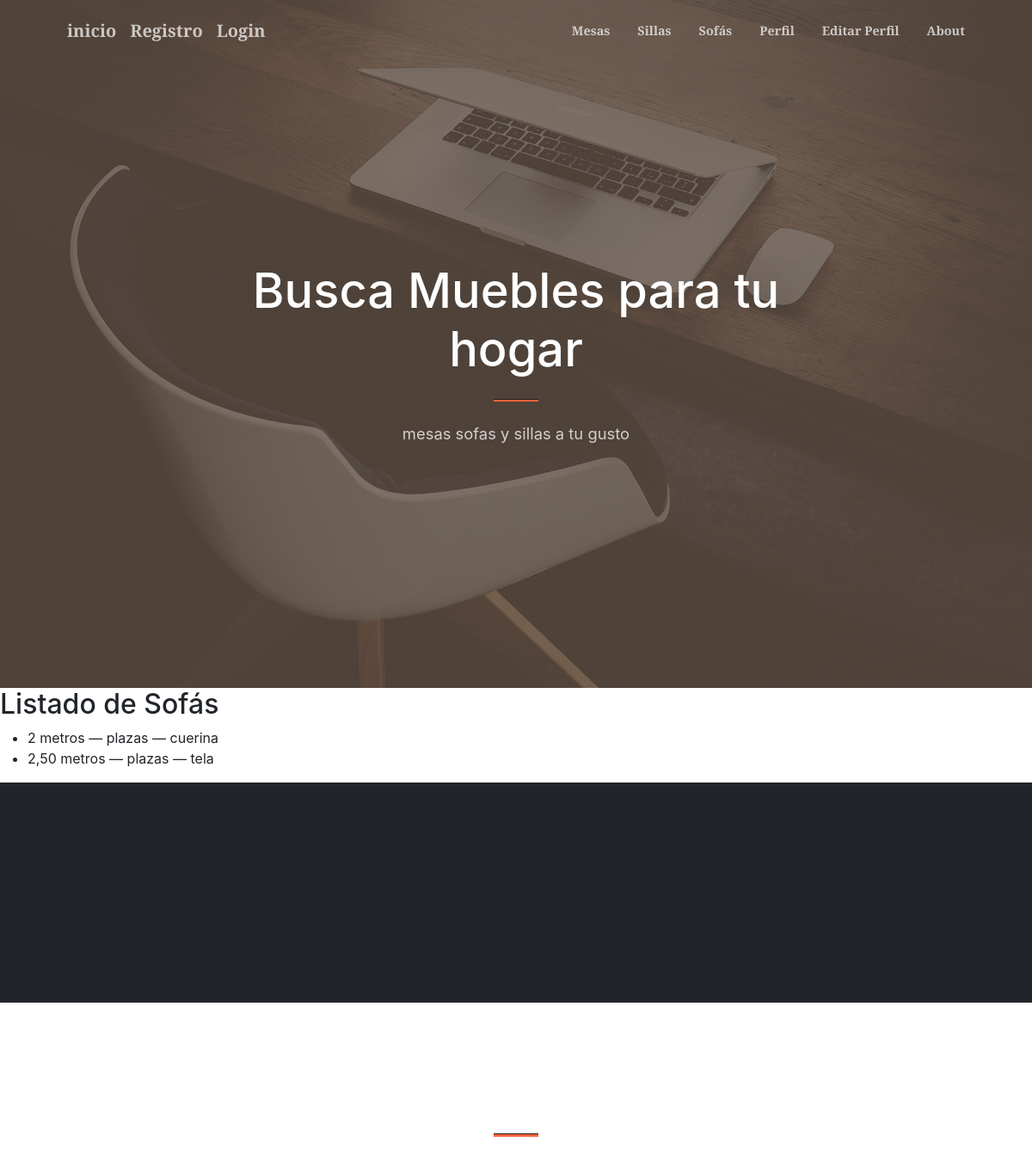
The page /sofas/ on the database its author committed.
### mi_primer_app/models.py (models this page shows)
class Sofa(models.Model):
    tamano            = models.CharField(max_length=50)
    color             = models.CharField(max_length=50)
    tapizado          = models.CharField(max_length=100)
    fecha             = models.DateField()

### mi_primer_app/views.py (the view)
# urls.py: path('sofas/', SofaListView.as_view(), name='sofa-lista'),
class SofaListView(ListView):
    model = Sofa
    template_name = 'mi_primer_app/sofa_lista.html'
    context_object_name = 'sofas'

### mi_primer_app/templates/mi_primer_app/sofa_lista.html (shortened to what this page needs)
{% extends "padre.html" %}
{% block content %}
  <section id="sofa-lista" style="scroll-behavior: smooth; scroll-margin-top: 70px;">
    <h2>Listado de Sofás</h2>
    <ul>
      {% for sofa in sofas %}
        <li>
          {{ sofa.tamano }} — {{ sofa.plazas }} plazas — {{ sofa.tapizado }}
        </li>
      {% empty %}
        <li>No hay sofás.</li>
      {% endfor %}
    </ul>
  </section>
{% endblock %}

### rows shown on the page
Sofa: tamano "2 metros", tapizado "cuerina"
Sofa: tamano "2,50 metros", tapizado "tela"
